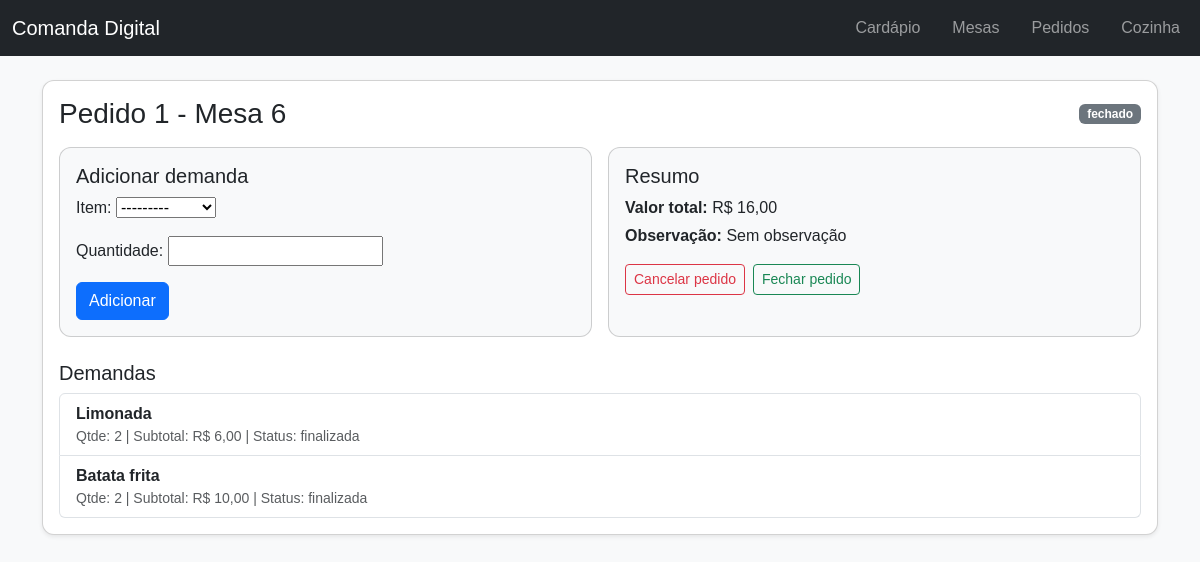
The page /cozinha/1/ on the database its author committed.
### restaurante/pedidos/models.py (models this page shows, shortened)
class Pedido(Model):
    STATUS_ABERTO = "aberto"
    STATUS_FECHADO = "fechado"
    STATUS_CANCELADO = "cancelado"
    STATUS_CHOICES = [
        (STATUS_ABERTO, "Aberto"),
        (STATUS_FECHADO, "Fechado"),
        (STATUS_CANCELADO, "Cancelado"),
    ]
    mesa = models.ForeignKey(
        Mesa, on_delete=models.PROTECT, related_name="pedidos", verbose_name="mesa")
    data_hora = models.DateTimeField(
        auto_now_add=True, verbose_name="data e hora")
    status = models.CharField(
        max_length=20, choices=STATUS_CHOICES, default=STATUS_ABERTO, verbose_name="status")
    valor_total = models.DecimalField(
        max_digits=10, decimal_places=2, default=Decimal("0.00"), verbose_name="valor total")
    observacao = models.TextField(
        blank=True, default="", verbose_name="observação")
    class Meta:
        verbose_name = "Pedido"
        verbose_name_plural = "Pedidos"
        constraints = [
            models.UniqueConstraint(
                fields=["mesa"],
                condition=models.Q(status="aberto"),
                name="unique_open_pedido_per_mesa",
            )
        ]

class Demanda(Model):
    STATUS_PENDENTE = "pendente"
    STATUS_EM_PREPARO = "em preparo"
    STATUS_FINALIZADA = "finalizada"
    STATUS_CANCELADA = "cancelada"
    STATUS_CHOICES = [
        (STATUS_PENDENTE, "Pendente"),
        (STATUS_EM_PREPARO, "Em preparo"),
        (STATUS_FINALIZADA, "Finalizada"),
        (STATUS_CANCELADA, "Cancelada"),
    ]
    pedido = models.ForeignKey(
        Pedido, on_delete=models.CASCADE, related_name="demandas", verbose_name="pedido")
    item = models.ForeignKey(Item, on_delete=models.PROTECT,
                             related_name="demandas", null=True, blank=True, verbose_name="item")
    nome_item_snapshot = models.CharField(
        max_length=150, verbose_name="nome do item no momento da criação")
    quantidade = models.PositiveIntegerField(verbose_name="quantidade")
    preco_unitario = models.DecimalField(
        max_digits=10, decimal_places=2, default=Decimal("0.00"), verbose_name="preço unitário")
    subtotal = models.DecimalField(
        max_digits=10, decimal_places=2, default=Decimal("0.00"), verbose_name="subtotal")
    data_hora = models.DateTimeField(
        auto_now_add=True, verbose_name="data e hora")
    status = models.CharField(max_length=20, choices=STATUS_CHOICES,
                              default=STATUS_PENDENTE, verbose_name="status")
    class Meta:
        verbose_name = "Demanda"
        verbose_name_plural = "Demandas"

### restaurante/mesas/models.py (models this page shows, shortened)
class Mesa(Model):
    STATUS_LIVRE = "livre"
    STATUS_OCUPADA = "ocupada"
    STATUS_CHOICES = [
        (STATUS_LIVRE, "Livre"),
        (STATUS_OCUPADA, "Ocupada"),
    ]
    numero_mesa = models.PositiveIntegerField(
        unique=True, verbose_name="número da mesa")
    status = models.CharField(
        max_length=20,
        choices=STATUS_CHOICES,
        default=STATUS_LIVRE,
        verbose_name="status",
    )
    class Meta:
        verbose_name = "Mesa"
        verbose_name_plural = "Mesas"

### restaurante/pedidos/views.py (the view, shortened to what this page needs)
# urls.py: path("<int:pk>/", pedido_detail, name="pedido_detail"),
def pedido_detail(request, pk):
    pedido = get_object_or_404(Pedido, pk=pk)
    demandas = pedido.demandas.select_related(
        "item").all().order_by("data_hora")
    form = DemandaForm(request.POST or None, initial={"pedido": pedido})
    form.fields["item"].queryset = Item.objects.filter(disponivel=True)
    return render(request, "pedidos/detalhe.html", {"pedido": pedido, "demandas": demandas, "form": form})

### restaurante/pedidos/forms.py
class DemandaForm(forms.ModelForm):
    class Meta:
        model = Demanda
        fields = ["item", "quantidade"]
        labels = {
            "item": "Item",
            "quantidade": "Quantidade",
        }

### restaurante/cardapio/models.py (called while the page is built)
    def __str__(self):
        return self.nome_item

### restaurante/templates/pedidos/detalhe.html (shortened to what this page needs)
{% extends 'base.html' %}
{% block content %}
<div class="card shadow-sm">
    <div class="card-body">
        <div class="d-flex justify-content-between align-items-center mb-3">
            <h1 class="h3 mb-0">Pedido {{ pedido.pk }} - Mesa {{ pedido.mesa.numero_mesa }}</h1>
            <span class="badge bg-secondary">{{ pedido.status }}</span>
        </div>
        <div class="row g-3 mb-4">
            <div class="col-md-6">
                <div class="card bg-light h-100">
                    <div class="card-body">
                        <h2 class="h5">Adicionar demanda</h2>
                        <form method="post">
                            {% for field in form %}
                                <div class="mb-3">
                                    {{ field.label_tag }}
                                    {{ field }}
                                </div>
                            {% endfor %}
                            <button type="submit" class="btn btn-primary">Adicionar</button>
                        </form>
                    </div>
                </div>
            </div>
            <div class="col-md-6">
                <div class="card bg-light h-100">
                    <div class="card-body">
                        <h2 class="h5">Resumo</h2>
                        <p class="mb-1"><strong>Valor total:</strong> R$ {{ pedido.valor_total }}</p>
                        <p class="mb-1"><strong>Observação:</strong> {{ pedido.observacao|default:'Sem observação' }}</p>
                        <div class="mt-3 d-flex gap-2">
                            <a href="{% url 'pedido_cancelar' pedido.pk %}" class="btn btn-outline-danger btn-sm">Cancelar pedido</a>
                            <a href="{% url 'pedido_fechar' pedido.pk %}" class="btn btn-outline-success btn-sm">Fechar pedido</a>
                        </div>
                    </div>
                </div>
            </div>
        </div>
        <h2 class="h5">Demandas</h2>
        {% if demandas %}
            <ul class="list-group">
                {% for demanda in demandas %}
                    <li class="list-group-item">
                        <div class="d-flex justify-content-between align-items-center">
                            <div>
                                <strong>{{ demanda.nome_item_snapshot }}</strong>
                                <div class="small text-muted">Qtde: {{ demanda.quantidade }} | Subtotal: R$ {{ demanda.subtotal }} | Status: {{ demanda.status }}</div>
                            </div>
                        </div>
                    </li>
                {% endfor %}
            </ul>
        {% else %}
            <p class="text-muted mt-3">Nenhuma demanda registrada.</p>
        {% endif %}
    </div>
</div>
{% endblock %}

### restaurante/static/css/estilos.css (style rules this page uses)
body { font-family: Arial, sans-serif; }
.card { border-radius: 0.75rem; }

### rows shown on the page
Pedido: pk "1", mesa.numero_mesa "6", status "fechado", valor_total "16,00", observacao "Sem observação"
Demanda: nome_item_snapshot "Limonada", quantidade "2", subtotal "6,00", status "finalizada"
Demanda: nome_item_snapshot "Batata frita", quantidade "2", subtotal "10,00", status "finalizada"

### other values the page prints
{{ field.label_tag }} "Item:" "Quantidade:"
